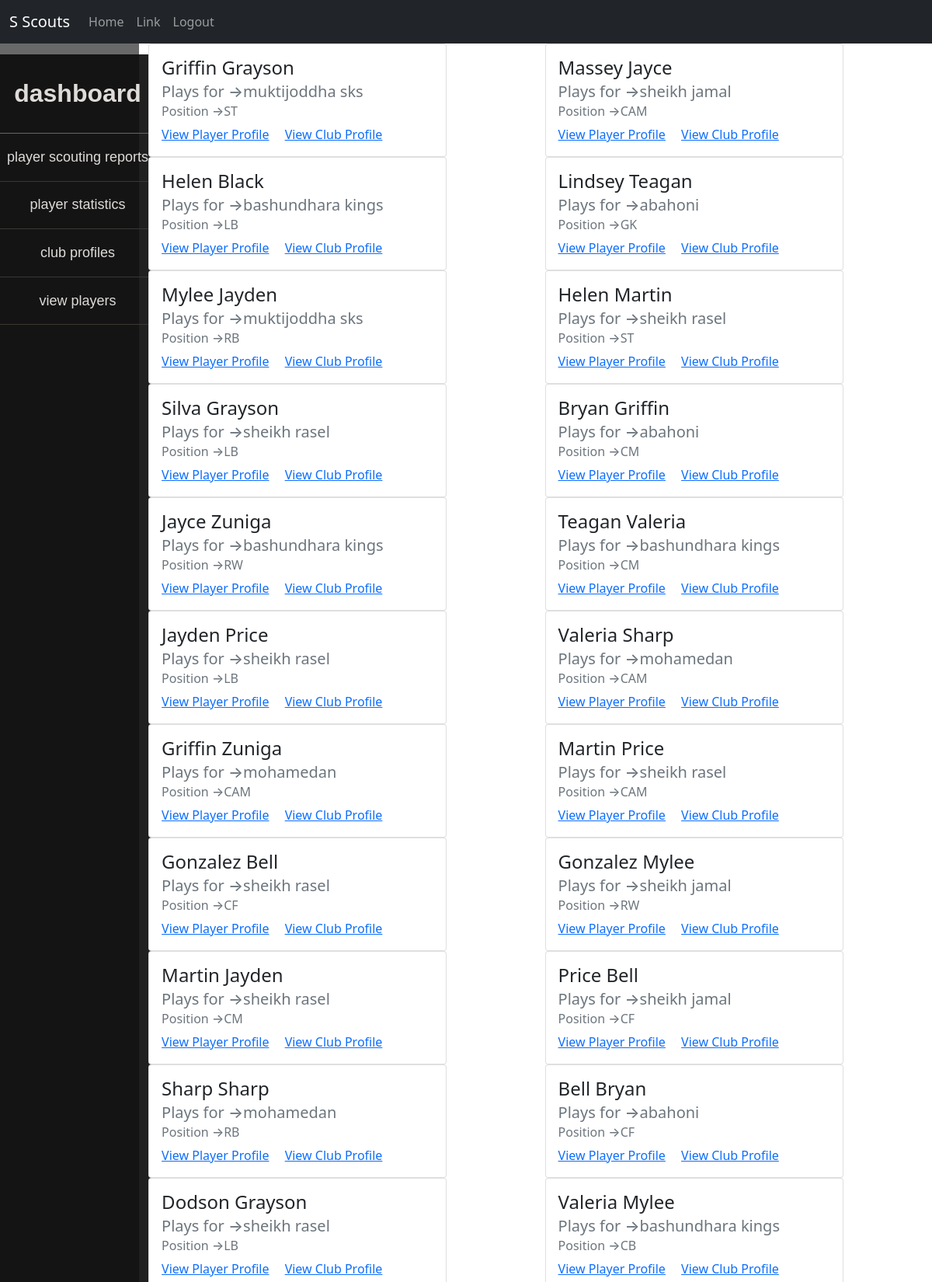
Page /view/viewPlayers.php (signed in, upper part) on the committed database.
### tables this page shows
CREATE TABLE `player_info` (
  `p_id` varchar(4) NOT NULL,
  `p_name` varchar(30) NOT NULL,
  `p_phone` varchar(12) NOT NULL,
  `p_pace` varchar(3) NOT NULL,
  `p_dribble` varchar(3) NOT NULL,
  `p_shooting` varchar(3) NOT NULL,
  `p_defense` varchar(3) NOT NULL,
  `p_passing` varchar(3) NOT NULL,
  `p_physic` varchar(3) NOT NULL,
  `current_club` varchar(30) NOT NULL,
  `p_position` varchar(30) NOT NULL
);

### view/viewPlayers.php (the view, shortened to what this page needs)
<?php
include ("../model/dbconfig.php");
if ($_SESSION['userRole']=="club") {
    include ("./components/clubHead.php");
}
include ("./components/loggedinNavbar.php");
include ("./components/sidebarClub.php");
?>
<div class="container-mod">
<?php
        $sql = "SELECT * FROM `player_info`";
        $result = $conn->query($sql);
        if ($result->num_rows > 0) {
            echo "<div class='box2'>";
            echo '<div class="container"><div class="row">';
            while($row = $result->fetch_assoc()) {
                echo "
                  <div class='col'>
                  <div class='card' style='width: 24rem;'>
                  <div class='card-body'>
                    <h4 class='card-title'>".$row["p_name"]."</h4>
                    <h5 class='card-subtitle mb-2 text-muted'>Plays for →".$row["current_club"]."</h5>
                    <h6 class='card-subtitle mb-2 text-muted'>Position →".$row["p_position"]."</h6>
                    <a href='playerprofile.php?id=".$row["p_id"]."' class='card-link'>View Player Profile</a>
                    <a href='clubprofile.php?profile=".$row["current_club"]."' class='card-link'>View Club Profile</a>
                  </div>
                  </div>
                  </div>
                ";
            }
        }
?>
  </div>
</div>
        </div>
      </div>

### view/styles/style.css (style rules this page uses)
.container-mod { width: 100%; max-width: 1200px; display:flex; }
.box2 { height:50vh; position:relative; }

### rows in the picture
player_info: p_name "Griffin Grayson", current_club "muktijoddha sks", p_position "ST"
player_info: p_name "Massey Jayce", current_club "sheikh jamal", p_position "CAM"
player_info: p_name "Helen Black", current_club "bashundhara kings", p_position "LB"
player_info: p_name "Lindsey Teagan", current_club "abahoni", p_position "GK"
player_info: p_name "Mylee Jayden", current_club "muktijoddha sks", p_position "RB"
player_info: p_name "Helen Martin", current_club "sheikh rasel", p_position "ST"
player_info: p_name "Silva Grayson", current_club "sheikh rasel", p_position "LB"
player_info: p_name "Bryan Griffin", current_club "abahoni", p_position "CM"
player_info: p_name "Jayce Zuniga", current_club "bashundhara kings", p_position "RW"
player_info: p_name "Teagan Valeria", current_club "bashundhara kings", p_position "CM"
player_info: p_name "Jayden Price", current_club "sheikh rasel", p_position "LB"
player_info: p_name "Valeria Sharp", current_club "mohamedan", p_position "CAM"
player_info: p_name "Griffin Zuniga", current_club "mohamedan", p_position "CAM"
player_info: p_name "Martin Price", current_club "sheikh rasel", p_position "CAM"
player_info: p_name "Gonzalez Bell", current_club "sheikh rasel", p_position "CF"
player_info: p_name "Gonzalez Mylee", current_club "sheikh jamal", p_position "RW"
player_info: p_name "Martin Jayden", current_club "sheikh rasel", p_position "CM"
player_info: p_name "Price Bell", current_club "sheikh jamal", p_position "CF"
player_info: p_name "Sharp Sharp", current_club "mohamedan", p_position "RB"
player_info: p_name "Bell Bryan", current_club "abahoni", p_position "CF"
player_info: p_name "Dodson Grayson", current_club "sheikh rasel", p_position "LB"
player_info: p_name "Valeria Mylee", current_club "bashundhara kings", p_position "CB"
